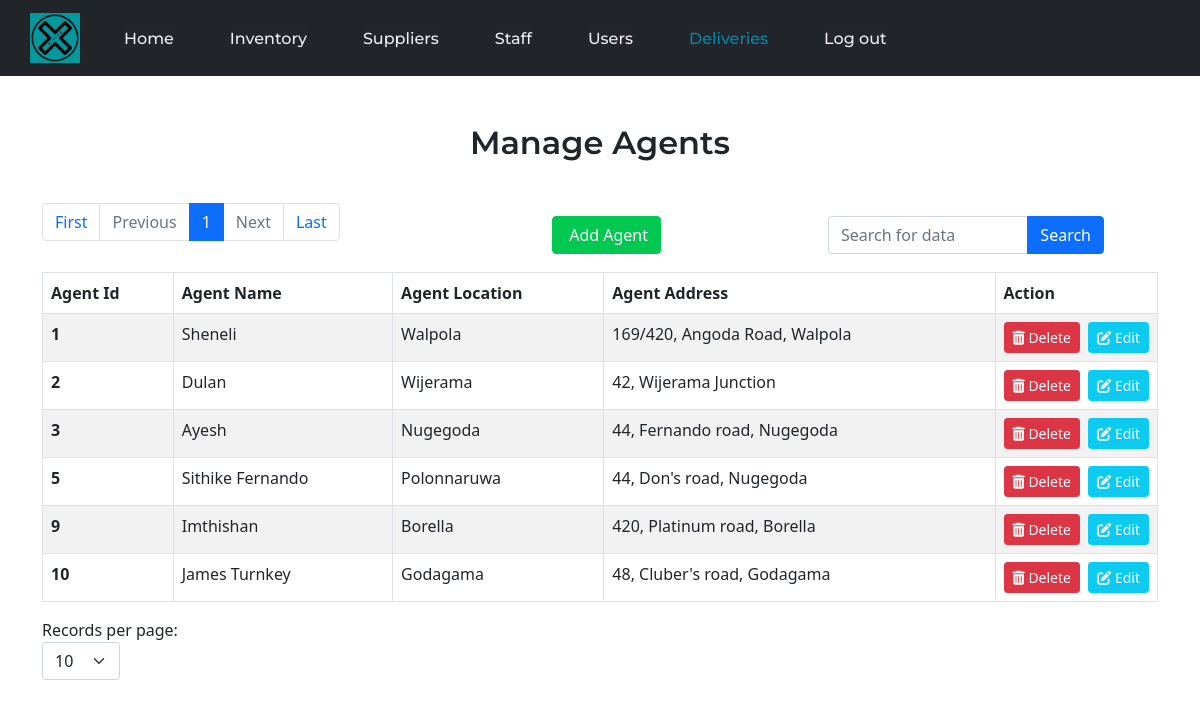
The app's page /View/DeliveryManageAgents.php (signed in) with its own data.
### tables this page shows
CREATE TABLE `deliveryagent` (
  `agent_id` int(11) NOT NULL,
  `agent_name` varchar(128) NOT NULL,
  `agent_location` varchar(128) NOT NULL,
  `agent_address` varchar(256) NOT NULL,
  `agent_status` int(11) NOT NULL DEFAULT 1
);

### View/DeliveryManageAgents.php (the view, shortened to what this page needs)
<?php
$thisDBConnection = new DbConnection();
$myCon = $thisDBConnection->con;
if (isset($_GET['page'])) {
    $page = $_GET['page'];
} else {
    $page = 1;
}
if(isset($_POST['limitSelector'])){
    $_SESSION['limitAgents'] = $_POST['limitSelector'];
    $limit = $_POST['limitSelector'];
    $page = 1;
}else{
    if(isset($_SESSION['limitAgents'])){
        $limit = $_SESSION['limitAgents'];
    }else{
        $limit = 10;
    }
}
$start = ($page - 1) * $limit;
if (isset($_GET["search"])) {
    $filters = $_GET["search"];
    $page = 0;
    $sql = "SELECT * FROM deliveryagent WHERE CONCAT(agent_id, agent_name, agent_location, agent_address) LIKE '%$filters%' AND agent_status=1 ORDER BY agent_id ASC;";
    $result = $myCon->query($sql) or die($myCon->error);
    $resCheck = mysqli_num_rows($result);
    $agents = $result->fetch_all(MYSQLI_ASSOC);
} else {
    $sql = "SELECT * FROM deliveryagent WHERE agent_status=1 ORDER BY agent_id ASC LIMIT $start, $limit;";
    $result = $myCon->query($sql) or die($myCon->error);
    $agents = $result->fetch_all(MYSQLI_ASSOC);
}
$sqlNew = "SELECT count(agent_id) AS agent_id FROM deliveryagent WHERE agent_status=1";
$resultNew = $myCon->query($sqlNew) or die($myCon->error);
$agentCount = $resultNew->fetch_all(MYSQLI_ASSOC);
$total = $agentCount[0]['agent_id'];
$pages = ceil($total / $limit);
$previous = $page - 1;
$next = $page + 1;
?>
<!DOCTYPE html>
<html>
<head>
    <link rel="stylesheet" type="text/css" href="../bootstrap/bootstrap-5.0.2-dist/css/bootstrap.min.css">
    <link rel="stylesheet" type="text/css" href="../CSS/HeaderStyles.css">
    <link rel="stylesheet" type="text/css" href="../CSS/DeliveryManageAgentsStyles.css">
</head>
<body>
    <nav class="navbar navbar-expand-lg navbar-dark bg-dark">
        <a class="navbar-brand" href="#">
            <img class="logo" src="../Commons/Icons/logotest.png" alt="logo" width="50px" height="50px">
        </a>
        <div class="collapse navbar-collapse" id="navbarSupportedContent">
            <form action="../Controller/HeaderController.php" method="post">
                <ul class="navbar-nav mr-auto navLinks">
                    <li id="nav1" class="nav-item">
                        <a class="nav-link" href="#"> <button class="btnToTxt" type="submit" name="submit" value="navHome"> Home </button> </a>
                    </li>
                    <li id="nav2" class="nav-item">
                        <a class="nav-link" href="#"> <button class="btnToTxt" type="submit" name="submit" value="navInventory"> Inventory </button> </a>
                    </li>
                    <li id="nav3" class="nav-item">
                        <a class="nav-link" href="#"> <button class="btnToTxt" type="submit" name="submit" value="navSuppliers"> Suppliers </button> </a>
                    </li>
                    <li id="nav4" class="nav-item">
                        <a class="nav-link" href="#"> <button class="btnToTxt" type="submit" name="submit" value="navStaff"> Staff </button> </a>
                    </li>
                    <li id="nav5" class="nav-item">
                        <a class="nav-link" href="#"> <button class="btnToTxt" type="submit" name="submit" value="navProfile"> Users </button> </a>
                    </li>
                    <li id="nav7" class="nav-item">
                        <a class="nav-link" href="#"> <button class="activeItem btnToTxt" type="submit" name="submit" value="navDelivery"> Deliveries </button> </a>
                    </li>
                    <li id="nav6" class="nav-item">
                        <a class="nav-link" href="#"> <button class="btnToTxt" type="submit" name="submit" value="navLogout"> Log out </button> </a>
                    </li>
                </ul>
            </form>
        </div>
    </nav>
    <br><br>
    <div class="container">
        <div class="row">
            <div class="col-12">
                <h2 class="TitleTxt">Manage Agents</h2>
            </div>
            <div class="col-12">
            </div>
        </div>
        <div class="row">
            <div class="col-8">
                <nav class="paginationNav">
                    <ul class="pagination">
                        <li class="page-item">
                            <a class="page-link" href="DeliveryManageAgents.php?page=1">First</a>
                        </li>
                        <li class="page-item <?php if ($page == 1 || $page == 0) {
                                                    echo "disabled";
                                                } ?>">
                            <a class="page-link" href="DeliveryManageAgents.php?page=<?php echo $previous; ?>">Previous</a>
                        </li>
                        <?php for ($i = 1; $i <= $pages; $i++) { ?>
                            <li class="page-item<?php if ($i == $page) {
                                                    echo " active";
                                                } ?>">
                                <a class="page-link" href="DeliveryManageAgents.php?page=<?php echo $i; ?>"> <?php echo $i; ?> </a>
                            </li>
                        <?php } ?>
                        <li class="page-item <?php if ($page == $pages || $page == 0) {
                                                    echo "disabled";
                                                } ?>">
                            <a class="page-link" href="DeliveryManageAgents.php?page=<?php echo $next; ?>">Next</a>
                        </li>
                        <li class="page-item">
                            <a class="page-link" href="DeliveryManageAgents.php?page=<?php echo $pages; ?>">Last</a>
                        </li>
                    </ul>
                </nav>
            </div>
            <div class="col-1">
                <button type="button" class="btn btn-block btn-half-success" name="addAgentButton" id="addAgentButton" data-toggle="modal" data-target="#NewAgentModal"></i>&nbsp;Add Agent</button>
            </div>
            <div class="col-3 searchbar">
                <form action="" method="get">
                    <div class="input-group mb-3">
                        <input id="search" name="search" value="<?php if (isset($_GET["search"])) {
                                                                    echo $_GET["search"];
                                                                } ?>" type="text" class="form-control" placeholder="Search for data">
                        <button type="submit" class="btn btn-primary">Search</button>
                    </div>
                </form>
            </div>
        </div>
        <div class="row">
            <div class="col-12">
                <table class="table table-striped table-hover table-bordered table-responsive">
                    <thead>
                        <tr>
                            <th scope="col">Agent Id</th>
                            <th scope="col">Agent Name</th>
                            <th scope="col">Agent Location</th>
                            <th scope="col">Agent Address</th>
                            <th scope="th-sm" id="Action">Action</th>
                        </tr>
                    </thead>
                    <tbody>
                        <?php foreach ($agents as $agent) { ?>
                            <tr>
                                <th scope="row"><?php echo $agent['agent_id'] ?></th>
                                <td id="AgentName<?php echo $agent['agent_id'] ?>"> <?php echo $agent['agent_name'] ?></td>
                                <td id="AgentLocation<?php echo $agent['agent_id'] ?>"> <?php echo $agent['agent_location'] ?></td>
                                <td id="AgentAddress<?php echo $agent['agent_id'] ?>"> <?php echo $agent['agent_address'] ?></td>
                                <td>
                                    <button type="button" class="btn btn-sm btn-danger" name="deleteButton" id="del<?php echo $agent['agent_id'] ?>" onclick="openDeleteModal(this.id)"><i class="fa-solid fa-trash-can"></i>&nbsp;Delete</button>&nbsp;
                                    <button type="button" class="btn btn-sm btn-info" name="editButton" id="edit<?php echo $agent['agent_id'] ?>" onclick="openEditModal(this.id)"><i class="fa-solid fa-pen-to-square"></i>&nbsp;Edit</button>
                                </td>
                            </tr>
                        <?php } ?>
                    </tbody>
                </table>
            </div>
        </div>
        <div class="row">
            <form action="#" method="post" class="limitSelectForm">
                <label>Records per page:</label>
                <select id="limitSelector" name="limitSelector" class="form-select limitSelect" onchange="changeLimits()">
                    <option <?php if($limit == 10){ echo "selected"; } ?> value="10">10</option>
                </select>
            </form>
        </div>
    </div>
</body>
</html>

### CSS/HeaderStyles.css (style rules this page uses)
* { box-sizing: border-box; margin: 0; padding: 0; }
nav { padding-top: 1.2%; padding-bottom: 1.2%; padding-left: 30px; }
.logo { cursor:pointer; }
.navLinks { display: flex; align-items: center; list-style: none; margin-bottom: 0; }
.navLinks li { display: inline-block; padding-top: 0; padding-bottom: 0; padding-left: 20px; padding-right: 20px; }
.navLinks li a button { transition: all 0.3s ease 0s; }
.btnToTxt { font-family: "Montserrat", sans-serif; font-weight: 500; font-size: 16px; color: #edf0f1; text-decoration: none; background-color:#24252A; border:none; outline: none; margin:0; padding:0; color: #edf0f1; }
.activeItem { color: #0088a9; }

### CSS/DeliveryManageAgentsStyles.css (style rules this page uses)
.TitleTxt { font-family: "Montserrat", sans-serif; font-weight: 600; text-align: center; }
.paginationNav { padding-left: 0; padding-right: 0; padding-bottom: 0.9rem; }
.limitSelect { width: auto; margin: 0; }
.limitSelectForm { margin-bottom: 2rem; }
.searchbar { position: absolute; top:27%; right: 7%; }
table { table-layout: auto; }
td, th { white-space: nowrap; overflow: hidden; text-overflow: ellipsis; }
.btn-info { color: white; }
.btn-half-success { background-color:#00C851; border-color: #00C851; color: white; transition: 0.3s; position: absolute; top:27%; left: 46%; }
#Action { width: 5%; }

### records on screen
deliveryagent: agent_id "1", agent_name "Sheneli", agent_location "Walpola", agent_address "169/420, Angoda Road, Walpola"
deliveryagent: agent_id "2", agent_name "Dulan", agent_location "Wijerama", agent_address "42, Wijerama Junction"
deliveryagent: agent_id "3", agent_name "Ayesh", agent_location "Nugegoda", agent_address "44, Fernando road, Nugegoda"
deliveryagent: agent_id "5", agent_name "Sithike Fernando", agent_location "Polonnaruwa", agent_address "44, Don's road, Nugegoda"
deliveryagent: agent_id "9", agent_name "Imthishan", agent_location "Borella", agent_address "420, Platinum road, Borella"
deliveryagent: agent_id "10", agent_name "James Turnkey", agent_location "Godagama", agent_address "48, Cluber's road, Godagama"
